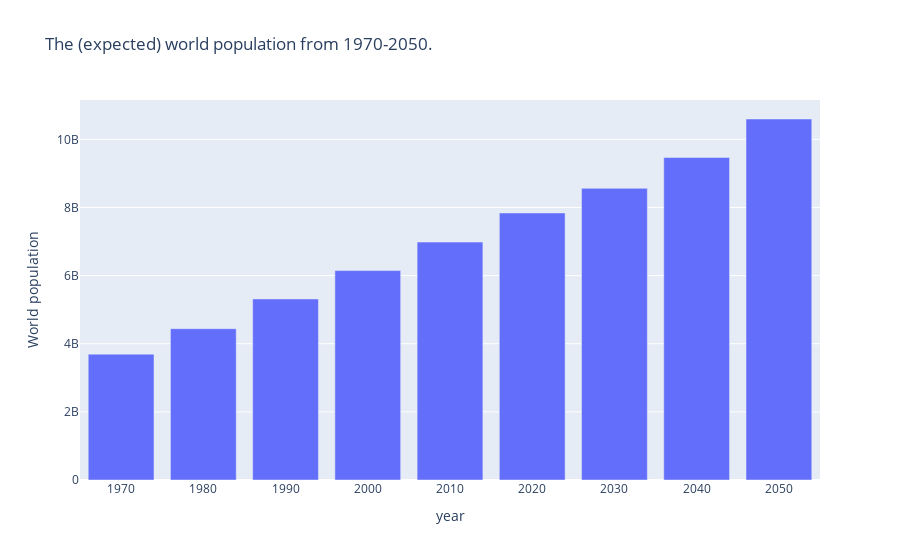

Write notebook code for a chart like this one.
### Code cell
#Plotting a bar graph with Plotly
fig1 = px.bar(df1, x="year", y="world population", 
       labels={"year":"year", "world population": "World population"},
       title="The (expected) world population from 1970-2050.")
fig1.show()

### Figure 1 — Plotly figure (JSON) as saved in the notebook; plotly's stock layout.template omitted (floating-point values rounded to 4 significant figures)
{"data": [{"alignmentgroup": "True", "hovertemplate": "year=%{x}<br>World population=%{y}<extra></extra>", "legendgroup": "", "marker": {"color": "#636efa", "pattern": {"shape": ""}}, "name": "", "offsetgroup": "", "orientation": "v", "showlegend": false, "textposition": "auto", "type": "bar", "x": [1970, 1980, 1990, 2000, 2010, 2020, 2030, 2040, 2050], "xaxis": "x", "y": [3694136661, 4442400371, 5314191665, 6147055703, 6983784998, 7839250603, 8560690888, 9466694503, 10596867609], "yaxis": "y"}], "layout": {"barmode": "relative", "legend": {"tracegroupgap": 0}, "title": {"text": "The (expected) world population from 1970-2050."}, "xaxis": {"anchor": "y", "domain": [0, 1], "title": {"text": "year"}}, "yaxis": {"anchor": "x", "domain": [0, 1], "title": {"text": "World population"}}}}
